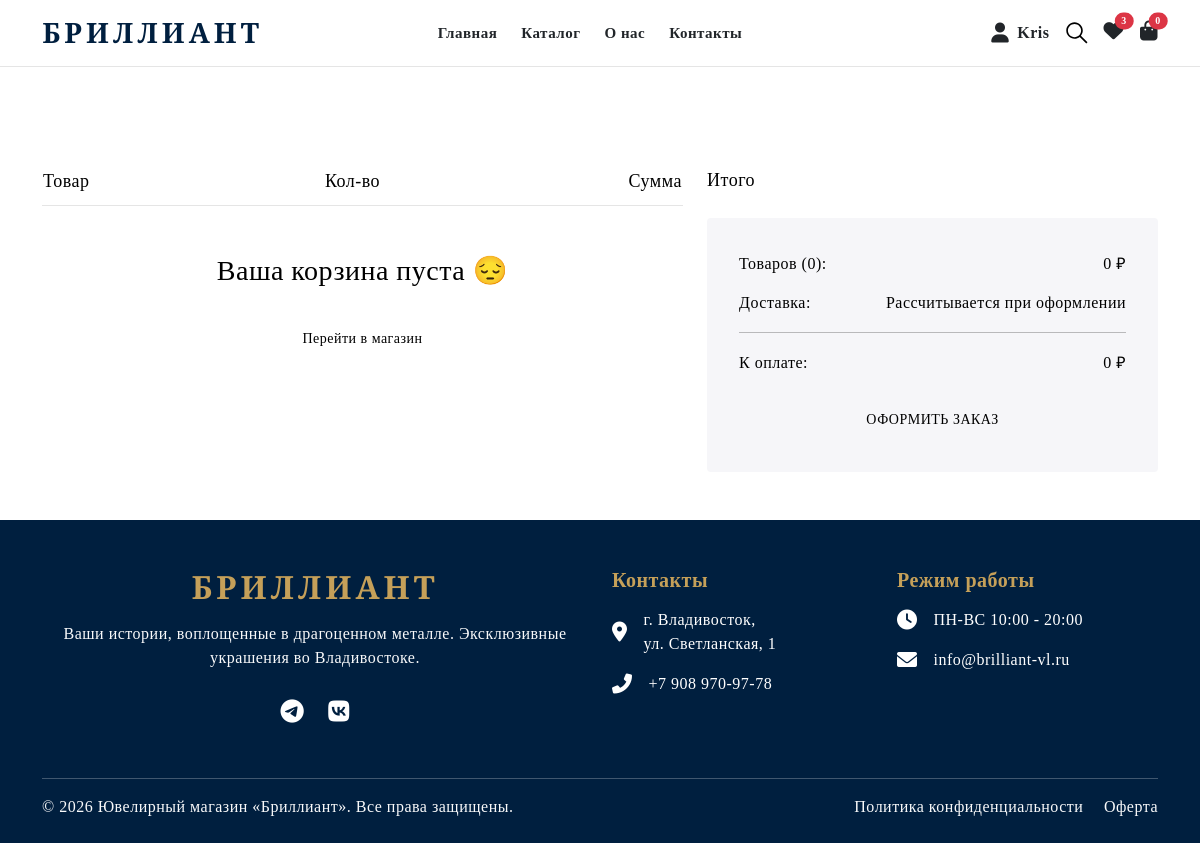
Before: /cart/ (signed in) with the older database file.
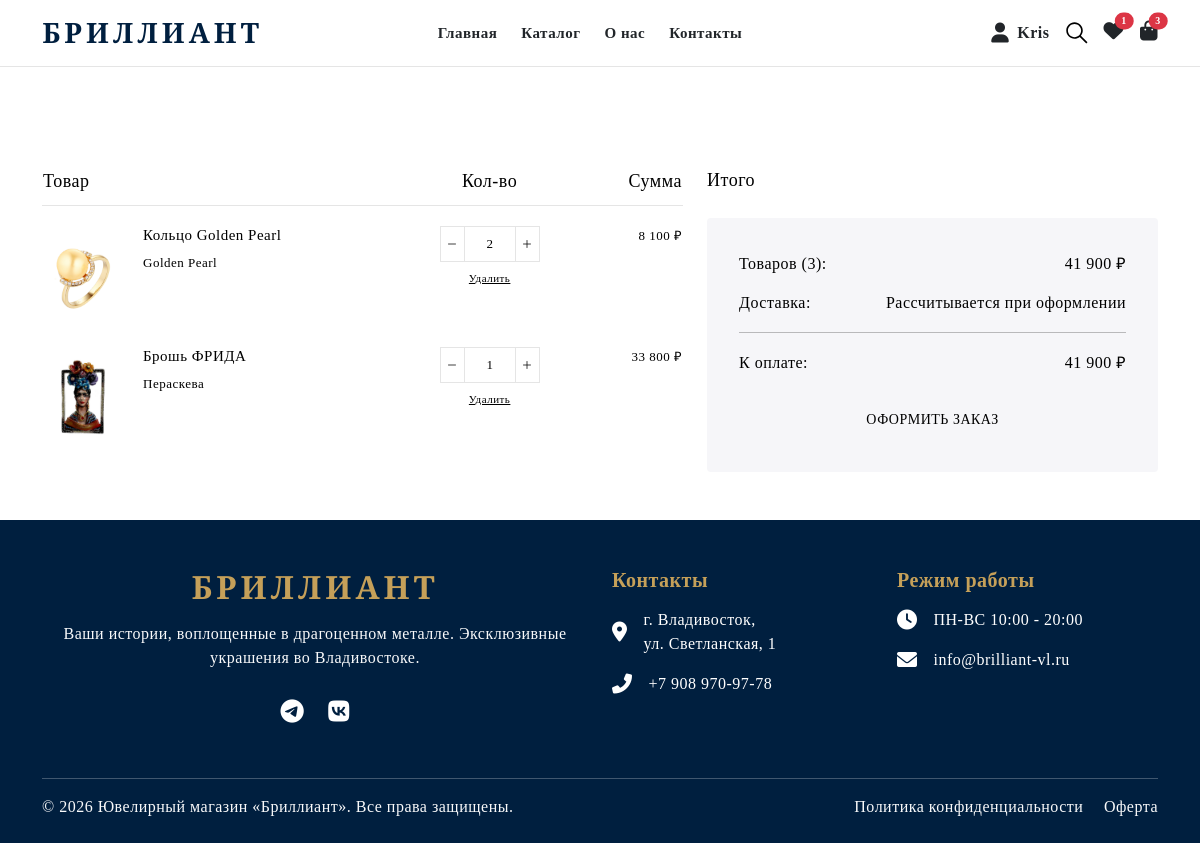
After: the same page with the newer database file.
### users/models.py (models this page shows, shortened)
class Cart(models.Model):
    user = models.OneToOneField(User, on_delete=models.CASCADE, verbose_name="Пользователь")
    created_at = models.DateTimeField(auto_now_add=True)
    @property
    def total_price(self):
        return sum(item.total_price for item in self.items.all())
    @property
    def total_items(self):
        return sum(item.quantity for item in self.items.all())

class CartItem(models.Model):
    cart = models.ForeignKey(Cart, related_name='items', on_delete=models.CASCADE)
    product = models.ForeignKey(Product, on_delete=models.CASCADE)
    quantity = models.PositiveIntegerField(default=1)
    @property
    def total_price(self):
        return self.product.price * self.quantity

### main/models.py (models this page shows, shortened)
class Product(models.Model):
    article = models.CharField('Артикул', max_length=50)
    title = models.CharField('Название', max_length=100)
    price = models.DecimalField('Цена', max_digits=10, decimal_places=2)
    description = models.TextField('Описание')
    image = models.ImageField(upload_to='products/', verbose_name="Фото")
    category = models.ForeignKey(Category, on_delete=models.SET_NULL, null=True, verbose_name="Категория")
    vendor = models.ForeignKey(Vendor, on_delete=models.SET_NULL, null=True, verbose_name="Бренд")
    metal = models.ForeignKey(Metal, on_delete=models.SET_NULL, null=True, verbose_name="Металл")
    color = models.ForeignKey(Color, on_delete=models.SET_NULL, null=True, verbose_name="Цвет")
    size = models.ForeignKey(Size, on_delete=models.SET_NULL, null=True, verbose_name="Размер")

class Vendor(models.Model):
    name = models.CharField('Бренд', max_length=100)

### users/views.py (the view)
# urls.py: path('cart/', views.cart_view, name='cart'),
@login_required
def cart_view(request):
    request.session.pop('buy_now', None)
    cart, created = Cart.objects.get_or_create(user=request.user)
    context = {'cart': cart}
    return render(request, 'cart.html', context)

### users/context_processors.py (called while the page is built)
def global_counts(request):
    if request.user.is_authenticated:
        cart = Cart.objects.filter(user=request.user).first()
        return {
            'global_cart': cart,
            'global_wishlist_count': WishlistItem.objects.filter(user=request.user).count(),
        }
    return {
        'global_cart': None,
        'global_wishlist_count': 0,
    }

### main/templates/cart.html (shortened to what this page needs)
{% extends 'base.html' %}
{% load static %}
{% load humanize %}
{% block content %}
<div class="cart-page mt-100">
    <div class="container">
        <div class="cart-page-wrapper">
            <div class="row">
                <div class="col-lg-7 col-md-12 col-12">
                    <table class="cart-table w-100">
                        <thead>
                            <tr>
                                <th class="cart-caption heading_18">Товар</th>
                                <th class="cart-caption heading_18"></th>
                                <th class="cart-caption text-center heading_18 d-none d-md-table-cell">Кол-во</th>
                                <th class="cart-caption text-end heading_18">Сумма</th>
                            </tr>
                        </thead>
                        <tbody>
                            {% for item in cart.items.all %}
                            <tr class="cart-item">
                                <td class="cart-item-media">
                                    <div class="mini-img-wrapper">
                                        <img class="mini-img" src="{{ item.product.image.url }}" alt="{{ item.product.title }}">
                                    </div>
                                </td>
                                <td class="cart-item-details">
                                    <h2 class="product-title"><a href="{% url 'product_detail' item.product.id %}">{{ item.product.title }}</a></h2>
                                    <p class="product-vendor">{{ item.product.vendor.name }}</p>
                                </td>
                                <td class="cart-item-quantity">
                                    <form method="post" action="{% url 'update_cart' item.id %}">
                                        <div class="quantity d-flex align-items-center justify-content-between">
                                            <button type="submit" name="quantity" value="{{ item.quantity|add:'-1' }}" class="qty-btn dec-qty"><img src="{% static 'img/icon/minus.svg' %}" alt="minus"></button>
                                            <input class="qty-input" type="number" name="quantity" value="{{ item.quantity }}" min="1" onchange="this.form.submit()">
                                            <button type="submit" name="quantity" value="{{ item.quantity|add:'1' }}" class="qty-btn inc-qty"><img src="{% static 'img/icon/plus.svg' %}" alt="plus"></button>
                                        </div>
                                    </form>
                                    <a href="{% url 'remove_from_cart' item.id %}" class="product-remove mt-2">Удалить</a>
                                </td>
                                <td class="cart-item-price text-end">
                                    <div class="product-price">{{ item.total_price|floatformat:0|intcomma }} ₽</div>
                                </td>
                            </tr>
                            {% empty %}
                            <tr>
                                <td colspan="4" class="text-center py-5">
                                    <h3>Ваша корзина пуста 😔</h3>
                                    <a href="/collection" class="btn-primary mt-4">Перейти в магазин</a>
                                </td>
                            </tr>
                            {% endfor %}
                        </tbody>
                    </table>
                </div>
                <div class="col-lg-5 col-md-12 col-12">
                    <div class="cart-total-area">
                        <h3 class="cart-total-title d-none d-lg-block mb-0">Итого</h3>
                        <div class="cart-total-box mt-4">
                            <div class="subtotal-item subtotal-box">
                                <h4 class="subtotal-title">Товаров ({{ cart.total_items }}):</h4>
                                <p class="subtotal-value">{{ cart.total_price|floatformat:0|intcomma }} ₽</p>
                            </div>
                            <div class="subtotal-item shipping-box">
                                <h4 class="subtotal-title">Доставка:</h4>
                                <p class="subtotal-value">Рассчитывается при оформлении</p>
                            </div>
                            <hr />
                            <div class="subtotal-item discount-box">
                                <h4 class="subtotal-title">К оплате:</h4>
                                <p class="subtotal-value">{{ cart.total_price|floatformat:0|intcomma }} ₽</p>
                            </div>
                            <div class="d-flex justify-content-center mt-4">
                                <a href="/checkout" class="position-relative btn-primary text-uppercase">
                                    Оформить заказ
                                </a>
                            </div>
                        </div>
                    </div>
                </div>
            </div>
        </div>
    </div>
</div>
{% endblock %}

### main/templates/base.html (shortened to what this page needs)
{% load static %}
<!doctype html>
<html lang="ru" class="no-js" style="scroll-behavior: smooth;">
<head>
    <link rel="stylesheet" href="{% static 'css/vendor.css' %}">
    <link rel="stylesheet" href="{% static 'css/style.css' %}">
    <link rel="stylesheet" href="https://cdnjs.cloudflare.com/ajax/libs/font-awesome/6.0.0/css/all.min.css">
</head>
<body>
    <div class="body-wrapper">
        <header class="sticky-header border-btm-black header-1 bg-white">
            <div class="header-bottom py-3">
                <div class="container">
                    <div class="row align-items-center">
                        <div class="col-lg-3 col-md-4 col-4">
                            <div class="header-logo">
                                <a href="/" class="logo-main text-decoration-none">
                                    <h2 class="mb-0 fw-bold" style="font-family: 'Playfair Display', serif; color: #001f3f; letter-spacing: 4px; font-size: 28px;">БРИЛЛИАНТ</h2>
                                </a>
                            </div>
                        </div>
                        <div class="col-lg-6 d-lg-block d-none">
                            <nav class="site-navigation">
                                <ul class="main-menu list-unstyled d-flex justify-content-center gap-4 mb-0">
                                    <li class="nav-item"><a class="nav-link text-dark fw-bold" href="/">Главная</a></li>
                                    <li class="nav-item"><a class="nav-link text-dark fw-bold" href="/collection">Каталог</a></li>
                                    <li class="nav-item"><a class="nav-link text-dark fw-bold" href="/about-us">О нас</a></li>
                                    <li class="nav-item"><a class="nav-link text-dark fw-bold" href="#contacts">Контакты</a></li>
                                </ul>
                            </nav>
                        </div>
                        <div class="col-lg-3 col-md-8 col-8">
                            <div class="header-action d-flex align-items-center justify-content-end gap-3">
                                <a href="{% if user.is_authenticated %}{% url 'profile' %}{% else %}{% url 'login' %}{% endif %}" class="text-dark text-decoration-none d-flex align-items-center gap-2">
                                    <i class="fas fa-user fs-5"></i>
                                    <span class="d-none d-lg-inline fw-bold">{% if user.is_authenticated %}{{ user.username }}{% else %}Вход{% endif %}</span>
                                </a>
                                <a class="header-action-item header-search" href="javascript:void(0)">
                                </a>
                                <a href="/wishlist" class="text-dark text-decoration-none position-relative">
                                    <i class="fas fa-heart fs-5"></i>
                                    <span class="wishlist-badge position-absolute top-0 start-100 translate-middle badge rounded-pill bg-danger" style="font-size: 10px;">
                                        {{ global_wishlist_count|default:0 }}
                                    </span>
                                </a>
                                <a href="/cart/" class="text-dark text-decoration-none position-relative">
                                    <i class="fas fa-shopping-bag fs-5"></i>
                                    <span class="cart-badge position-absolute top-0 start-100 translate-middle badge rounded-pill bg-danger" style="font-size: 10px;">
                                        {{ global_cart.total_items|default:0 }}
                                    </span>
                                </a>
                            </div>
                        </div>
                    </div>
                </div>
            </div>
        </header>
        <main id="MainContent" class="content-for-layout">
            {% block content %}{% endblock %}
        </main>
        <footer id="contacts" class="mt-5 pt-5 pb-4 text-white" style="background-color: #001f3f;">
            <div class="container">
                <div class="row justify-content-center">
                    <div class="col-lg-6 mb-4 text-center">
                        <h4 class="fw-bold mb-3" style="font-family: 'Playfair Display', serif; letter-spacing: 4px; font-size: 32px; color: #c5a059;">БРИЛЛИАНТ</h4>
                        <p class="text-light opacity-75 mb-4 px-3">Ваши истории, воплощенные в драгоценном металле. Эксклюзивные украшения во Владивостоке.</p>
                        <div class="d-flex justify-content-center gap-4 mt-4">
                            <a href="https://t.me/mebomje" target="_blank" class="text-white fs-4" title="Telegram"><i class="fab fa-telegram"></i></a>
                            <a href="https://vk.ru/finikcos" target="_blank" class="text-white fs-4" title="ВКонтакте"><i class="fab fa-vk"></i></a>
                        </div>
                    </div>
                    <div class="col-lg-6 mb-4 mt-4 mt-lg-0">
                        <div class="row">
                            <div class="col-md-6 mb-3">
                                <h5 class="fw-bold mb-3" style="color: #c5a059;">Контакты</h5>
                                <ul class="list-unstyled opacity-75">
                                    <li class="mb-3 d-flex align-items-center gap-3">
                                        <i class="fas fa-map-marker-alt fs-5"></i>
                                        <span>г. Владивосток,<br>ул. Светланская, 1</span>
                                    </li>
                                    <li class="mb-3 d-flex align-items-center gap-3">
                                        <i class="fas fa-phone-alt fs-5"></i>
                                        <a href="tel:+79089709778" class="text-white text-decoration-none">+7 908 970-97-78</a>
                                    </li>
                                </ul>
                            </div>
                            <div class="col-md-6 mb-3">
                                <h5 class="fw-bold mb-3" style="color: #c5a059;">Режим работы</h5>
                                <ul class="list-unstyled opacity-75">
                                    <li class="mb-3 d-flex align-items-center gap-3">
                                        <i class="fas fa-clock fs-5"></i>
                                        <span>ПН-ВС 10:00 - 20:00</span>
                                    </li>
                                    <li class="mb-3 d-flex align-items-center gap-3">
                                        <i class="fas fa-envelope fs-5"></i>
                                        <span>info@brilliant-vl.ru</span>
                                    </li>
                                </ul>
                            </div>
                        </div>
                    </div>
                </div>
                <hr class="mt-4 mb-3 border-secondary opacity-25">
                <div class="row align-items-center">
                    <div class="col-md-6 text-center text-md-start">
                        <p class="mb-0 text-light opacity-50">&copy; 2026 Ювелирный магазин «Бриллиант». Все права защищены.</p>
                    </div>
                    <div class="col-md-6 text-center text-md-end mt-3 mt-md-0">
                        <a href="{% url 'privacy_policy' %}" class="text-light opacity-50 text-decoration-none me-3">Политика конфиденциальности</a>
                        <a href="{% url 'offer' %}" class="text-light opacity-50 text-decoration-none">Оферта</a>
                    </div>
                </div>
            </div>
        </footer>
    </div>
</body>
</html>

Changed rows visible on the page:
computed for Cart: total_items "0" → "3"; total_price "0" → "41 900"
added CartItem: product.image (picture), product "Кольцо Golden Pearl", product.vendor.name "Golden Pearl", quantity "2", total_price "8 100"
added CartItem: product.image (picture), product "Брошь ФРИДА", product.vendor.name "Пераскева", quantity "1", total_price "33 800"
Other visible differences:
{{ global_wishlist_count|default:0 }}: "3" → "1"
text no longer shown: "Ваша корзина пуста 😔 Перейти в магазин"
